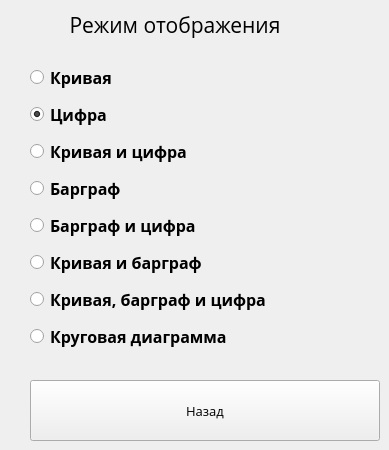
   <widget class="QWidget" name="RegimOtobragenia">
    <widget class="QLabel" name="label_58">
     <property name="geometry">
      <rect>
       <x>0</x>
       <y>0</y>
       <width>350</width>
       <height>50</height>
      </rect>
     </property>
     <property name="font">
      <font>
       <family>Open Sans</family>
       <pointsize>16</pointsize>
      </font>
     </property>
     <property name="text">
      <string>Режим отображения</string>
     </property>
     <property name="alignment">
      <set>Qt::AlignCenter</set>
     </property>
    </widget>
    <widget class="QWidget" name="layoutWidget_14">
     <property name="geometry">
      <rect>
       <x>30</x>
       <y>60</y>
       <width>341</width>
       <height>301</height>
      </rect>
     </property>
     <layout class="QVBoxLayout" name="verticalLayout_16">
      <property name="spacing">
       <number>5</number>
      </property>
      <item>
       <widget class="QRadioButton" name="SetTrendsBtn">
        <property name="minimumSize">
         <size>
          <width>0</width>
          <height>0</height>
         </size>
        </property>
        <property name="font">
         <font>
          <family>Open Sans</family>
          <pointsize>12</pointsize>
          <weight>75</weight>
          <bold>true</bold>
         </font>
        </property>
        <property name="text">
         <string>Кривая</string>
        </property>
        <property name="checked">
         <bool>false</bool>
        </property>
       </widget>
      </item>
      <item>
       <widget class="QRadioButton" name="SetCyfraBtn">
        <property name="minimumSize">
         <size>
          <width>0</width>
          <height>0</height>
         </size>
        </property>
        <property name="font">
         <font>
          <family>Open Sans</family>
          <pointsize>12</pointsize>
          <weight>75</weight>
          <bold>true</bold>
         </font>
        </property>
        <property name="text">
         <string>Цифра</string>
        </property>
        <property name="checked">
         <bool>true</bool>
        </property>
       </widget>
      </item>
      <item>
       <widget class="QRadioButton" name="SetTrendsCyfraBtn">
        <property name="minimumSize">
         <size>
          <width>0</width>
          <height>0</height>
         </size>
        </property>
        <property name="font">
         <font>
          <family>Open Sans</family>
          <pointsize>12</pointsize>
          <weight>75</weight>
          <bold>true</bold>
         </font>
        </property>
        <property name="text">
         <string>Кривая и цифра</string>
        </property>
        <property name="checked">
         <bool>false</bool>
        </property>
       </widget>
      </item>
      <item>
       <widget class="QRadioButton" name="SetBarsBtn">
        <property name="font">
         <font>
          <family>Open Sans</family>
          <pointsize>12</pointsize>
          <weight>75</weight>
          <bold>true</bold>
         </font>
        </property>
        <property name="text">
         <string>Барграф</string>
        </property>
        <property name="checked">
         <bool>false</bool>
        </property>
       </widget>
      </item>
      <item>
       <widget class="QRadioButton" name="SetBarsCyfraBtn">
        <property name="font">
         <font>
          <family>Open Sans</family>
          <pointsize>12</pointsize>
          <weight>75</weight>
          <bold>true</bold>
         </font>
        </property>
        <property name="text">
         <string>Барграф и цифра</string>
        </property>
        <property name="checked">
         <bool>false</bool>
        </property>
       </widget>
      </item>
      <item>
       <widget class="QRadioButton" name="SetTrendsBarsBtn">
        <property name="font">
         <font>
          <family>Open Sans</family>
          <pointsize>12</pointsize>
          <weight>75</weight>
          <bold>true</bold>
         </font>
        </property>
        <property name="text">
         <string>Кривая и барграф</string>
        </property>
       </widget>
      </item>
      <item>
       <widget class="QRadioButton" name="SetTrendsBarsCyfraBtn">
        <property name="font">
         <font>
          <family>Open Sans</family>
          <pointsize>12</pointsize>
          <weight>75</weight>
          <bold>true</bold>
         </font>
        </property>
        <property name="text">
         <string>Кривая, барграф и цифра</string>
        </property>
       </widget>
      </item>
      <item>
       <widget class="QRadioButton" name="SetPolarBtn">
        <property name="font">
         <font>
          <family>Open Sans</family>
          <pointsize>12</pointsize>
          <weight>75</weight>
          <bold>true</bold>
         </font>
        </property>
        <property name="text">
         <string>Круговая диаграмма</string>
        </property>
       </widget>
      </item>
     </layout>
    </widget>
    <widget class="QPushButton" name="pushButton_36">
     <property name="geometry">
      <rect>
       <x>30</x>
       <y>380</y>
       <width>350</width>
       <height>61</height>
      </rect>
     </property>
     <property name="font">
      <font>
       <family>Open Sans</family>
       <pointsize>10</pointsize>
      </font>
     </property>
     <property name="text">
      <string>Назад</string>
     </property>
    </widget>
   </widget>
